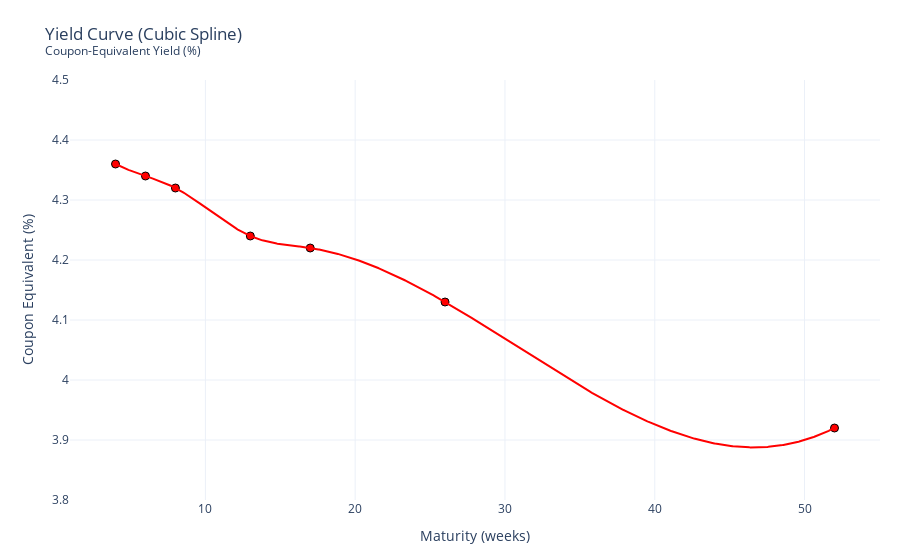

Notebook code cell kept with this figure:
### Markdown cell above
## Yield Curve Cubic Spline

### Code cell
plot_yield_curve_spline(
    maturities=maturities,
    yields=yields,
    title="Yield Curve (Cubic Spline)",
    subtitle="Coupon-Equivalent Yield (%)",
    n_points=1000,
    marker_size=8,
    line_width=2,
    show_legend=False,
    y_buffer=0.05,
    y_tick_interval=0.1,
)

### Figure 1 — Plotly figure (JSON) as saved in the notebook; plotly's stock layout.template omitted (floating-point values rounded to 4 significant figures; data arrays with more than 128 entries replaced by an {"elided": "..."} marker saying what was removed)
{"data": [{"marker": {"color": "red", "line": {"color": "black", "width": 1}, "size": 8}, "mode": "markers", "name": "Yield", "showlegend": false, "type": "scatter", "x": [4, 6, 8, 13, 17, 26, 52], "y": [4.36, 4.34, 4.32, 4.24, 4.22, 4.13, 3.92]}, {"line": {"color": "red", "width": 2}, "mode": "lines", "name": "Spline Fit", "showlegend": false, "type": "scatter", "x": {"elided": "1000 float values"}, "y": {"elided": "1000 float values"}}], "layout": {"margin": {"b": 60, "l": 70, "r": 20, "t": 80}, "title": {"text": "Yield Curve (Cubic Spline)<br><sup>Coupon-Equivalent Yield (%)</sup>"}, "xaxis": {"title": {"text": "Maturity (weeks)"}}, "yaxis": {"dtick": 0.1, "range": [3.8, 4.5], "title": {"text": "Coupon Equivalent (%)"}}}}
